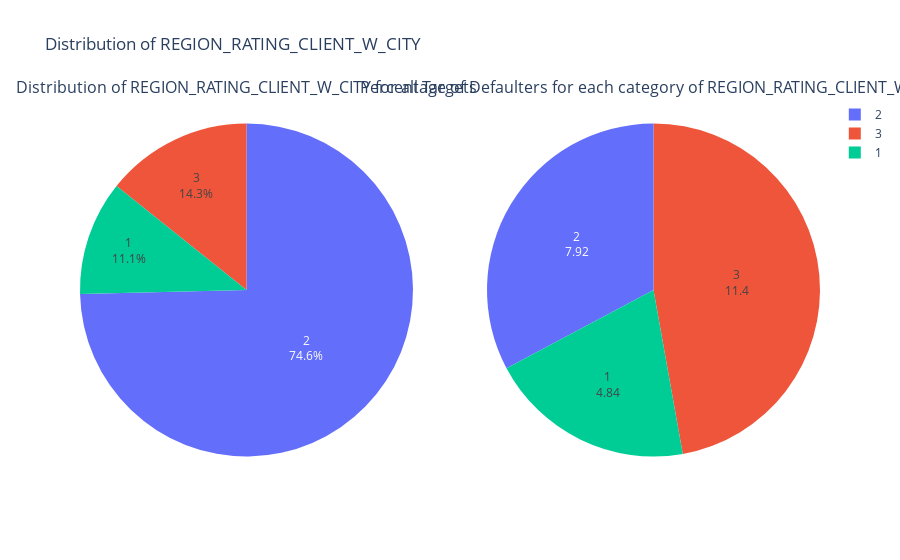

Write notebook code for a chart like this one.
### Markdown cell above
<b><u>Distribution of Categorical Variable REGION_RATING_CLIENT_W_CITY</u></b>

This feature is the rating provided by the Home Credit to each client's region based on the surveys that they might have done. This rating also takes into account the City in which the client lives. <br>
Taking City into account is important because even if some regions have a good rating in a particular City, but that City doesn't have high rating, then applicant would be given a medium rating and not a high rating.<br>
It contains values in the range from 1 to 3.

### Code cell
#let us first see the unique categories of 'REGION_RATING_CLIENT_W_CITY'
print_unique_categories(application_train, 'REGION_RATING_CLIENT_W_CITY')

#plotting the Pie Plot for the Column
plot_categorical_variables_pie(application_train, column_name = 'REGION_RATING_CLIENT_W_CITY')
print('-'*100)

### Figure 1 — Plotly figure (JSON) as saved in the notebook; plotly's stock layout.template omitted (floating-point values rounded to 4 significant figures)
{"data": [{"domain": {"x": [0, 0.45], "y": [0, 1]}, "hole": 0, "labels": [2, 3, 1], "textinfo": "label+percent", "textposition": "inside", "type": "pie", "values": [229484, 43860, 34167]}, {"domain": {"x": [0.55, 1], "y": [0, 1]}, "hole": 0, "hoverinfo": "label+value", "labels": [2, 3, 1], "textinfo": "label+value", "type": "pie", "values": [7.92, 11.4, 4.84]}], "layout": {"annotations": [{"font": {"size": 16}, "showarrow": false, "text": "Distribution of REGION_RATING_CLIENT_W_CITY for all Targets", "x": 0.225, "xanchor": "center", "xref": "paper", "y": 1, "yanchor": "bottom", "yref": "paper"}, {"font": {"size": 16}, "showarrow": false, "text": "Percentage of Defaulters for each category of REGION_RATING_CLIENT_W_CITY", "x": 0.775, "xanchor": "center", "xref": "paper", "y": 1, "yanchor": "bottom", "yref": "paper"}], "title": {"text": "Distribution of REGION_RATING_CLIENT_W_CITY"}}}
